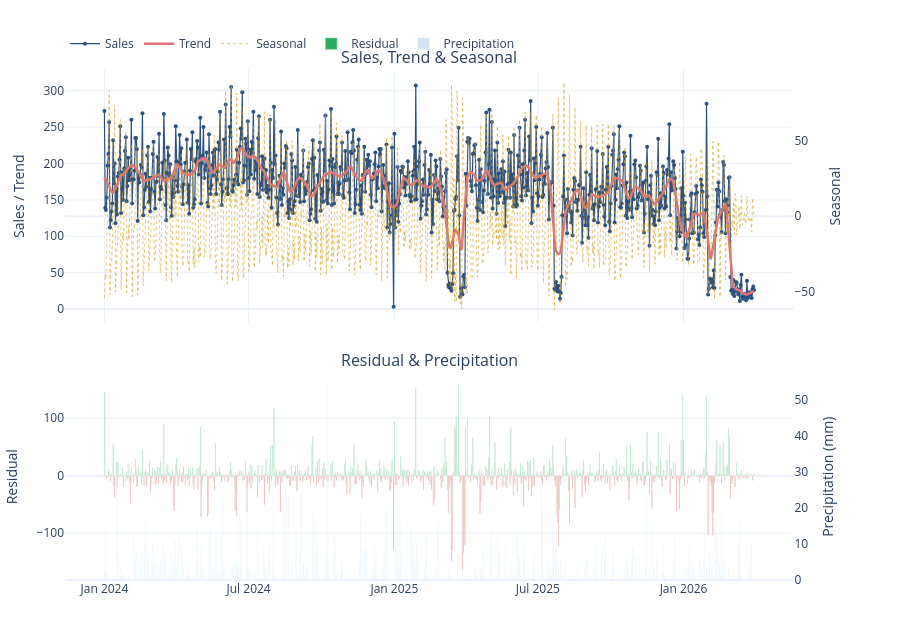

Notebook source saved alongside this figure:
### Code cell
# Plot
resid_colors = ["#27ae60" if v >= 0 else "#c0392b" for v in dec["remainder"]]

fig = make_subplots(
    rows=2,
    cols=1,
    shared_xaxes=True,
    vertical_spacing=0.10,
    row_heights=[0.55, 0.45],
    specs=[[{"secondary_y": True}], [{"secondary_y": True}]],
    subplot_titles=("Sales, Trend & Seasonal", "Residual & Precipitation"),
)

# ---- top panel: sales + trend (+ seasonal on secondary y) ----
fig.add_trace(
    go.Scatter(
        x=dec["date"],
        y=dec["sales_quantity"],
        name="Sales",
        mode="lines+markers",
        line=dict(color="#2c5282", width=1.2),
        marker=dict(size=4),
        hovertemplate="%{x|%b %d, %Y}<br>Sales: %{y}<extra></extra>",
    ),
    row=1,
    col=1,
    secondary_y=False,
)

fig.add_trace(
    go.Scatter(
        x=dec["date"],
        y=dec["trend"],
        name="Trend",
        mode="lines",
        line=dict(color="#e57373", width=2.5),
        hovertemplate="%{x|%b %d, %Y}<br>Trend: %{y:.1f}<extra></extra>",
    ),
    row=1,
    col=1,
    secondary_y=False,
)

fig.add_trace(
    go.Scatter(
        x=dec["date"],
        y=dec["seasonal"],
        name="Seasonal",
        mode="lines",
        line=dict(color="#d4a017", width=1, dash="dot"),
        opacity=0.6,
        hovertemplate="%{x|%b %d, %Y}<br>Seasonal: %{y:+.1f}<extra></extra>",
    ),
    row=1,
    col=1,
    secondary_y=True,
)

# ---- bottom panel: residual bars + precipitation bars ----
fig.add_trace(
    go.Bar(
        x=dec["date"],
        y=dec["remainder"],
        name="Residual",
        marker_color=resid_colors,
        hovertemplate="%{x|%b %d, %Y}<br>Residual: %{y:+.1f}<extra></extra>",
    ),
    row=2,
    col=1,
    secondary_y=False,
)

fig.add_trace(
    go.Bar(
        x=dec["date"],
        y=dec["precipitation"],
        name="Precipitation",
        marker_color="#a8d0e6",
        opacity=0.55,
        hovertemplate="%{x|%b %d, %Y}<br>Precip: %{y:.1f} mm<extra></extra>",
    ),
    row=2,
    col=1,
    secondary_y=True,
)

# ---- axes & layout ----
fig.update_yaxes(title_text="Sales / Trend", row=1, col=1, secondary_y=False)
fig.update_yaxes(title_text="Seasonal", row=1, col=1, secondary_y=True, showgrid=False)
fig.update_yaxes(title_text="Residual", row=2, col=1, secondary_y=False)
fig.update_yaxes(
    title_text="Precipitation (mm)", row=2, col=1, secondary_y=True, showgrid=False
)

fig.update_layout(
    height=620,
    template="plotly_white",
    barmode="overlay",
    legend=dict(orientation="h", y=1.08, x=0, bgcolor="rgba(0,0,0,0)"),
    margin=dict(l=60, r=60, t=70, b=40),
)
fig.show()

### Figure 1 — Plotly figure (JSON) as saved in the notebook; plotly's stock layout.template omitted (floating-point values rounded to 4 significant figures; data arrays with more than 128 entries replaced by an {"elided": "..."} marker saying what was removed)
{"data": [{"hovertemplate": "%{x|%b %d, %Y}<br>Sales: %{y}<extra></extra>", "line": {"color": "#2c5282", "width": 1.2}, "marker": {"size": 4}, "mode": "lines+markers", "name": "Sales", "type": "scatter", "x": {"elided": "820 str values"}, "xaxis": "x", "y": {"elided": "820 float values"}, "yaxis": "y"}, {"hovertemplate": "%{x|%b %d, %Y}<br>Trend: %{y:.1f}<extra></extra>", "line": {"color": "#e57373", "width": 2.5}, "mode": "lines", "name": "Trend", "type": "scatter", "x": {"elided": "820 str values"}, "xaxis": "x", "y": {"elided": "820 float values"}, "yaxis": "y"}, {"hovertemplate": "%{x|%b %d, %Y}<br>Seasonal: %{y:+.1f}<extra></extra>", "line": {"color": "#d4a017", "dash": "dot", "width": 1}, "mode": "lines", "name": "Seasonal", "opacity": 0.6, "type": "scatter", "x": {"elided": "820 str values"}, "xaxis": "x", "y": {"elided": "820 float values"}, "yaxis": "y2"}, {"hovertemplate": "%{x|%b %d, %Y}<br>Residual: %{y:+.1f}<extra></extra>", "marker": {"color": {"elided": "820 str values"}}, "name": "Residual", "type": "bar", "x": {"elided": "820 str values"}, "xaxis": "x2", "y": {"elided": "820 float values"}, "yaxis": "y3"}, {"hovertemplate": "%{x|%b %d, %Y}<br>Precip: %{y:.1f} mm<extra></extra>", "marker": {"color": "#a8d0e6"}, "name": "Precipitation", "opacity": 0.55, "type": "bar", "x": {"elided": "820 str values"}, "xaxis": "x2", "y": {"elided": "820 float values"}, "yaxis": "y4"}], "layout": {"annotations": [{"font": {"size": 16}, "showarrow": false, "text": "Sales, Trend & Seasonal", "x": 0.47, "xanchor": "center", "xref": "paper", "y": 1, "yanchor": "bottom", "yref": "paper"}, {"font": {"size": 16}, "showarrow": false, "text": "Residual & Precipitation", "x": 0.47, "xanchor": "center", "xref": "paper", "y": 0.405, "yanchor": "bottom", "yref": "paper"}], "barmode": "overlay", "height": 620, "legend": {"bgcolor": "rgba(0,0,0,0)", "orientation": "h", "x": 0, "y": 1.08}, "margin": {"b": 40, "l": 60, "r": 60, "t": 70}, "xaxis": {"anchor": "y", "domain": [0, 0.94], "matches": "x2", "showticklabels": false}, "xaxis2": {"anchor": "y3", "domain": [0, 0.94]}, "yaxis": {"anchor": "x", "domain": [0.505, 1], "title": {"text": "Sales / Trend"}}, "yaxis2": {"anchor": "x", "overlaying": "y", "showgrid": false, "side": "right", "title": {"text": "Seasonal"}}, "yaxis3": {"anchor": "x2", "domain": [0, 0.405], "title": {"text": "Residual"}}, "yaxis4": {"anchor": "x2", "overlaying": "y3", "showgrid": false, "side": "right", "title": {"text": "Precipitation (mm)"}}}}
